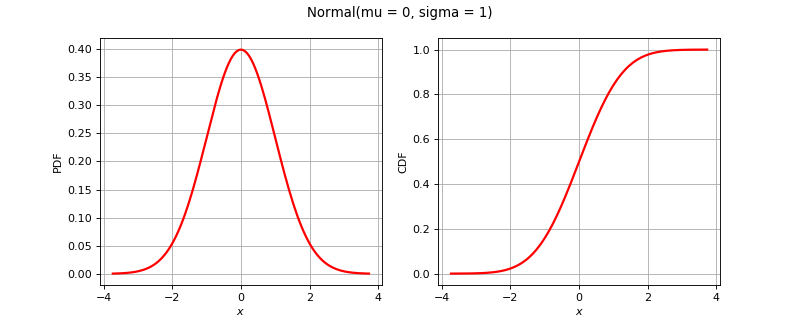

Write the Python code that produced this figure.
import openturns as ot
from matplotlib import pyplot as plt
from openturns.viewer import View
if ot.Normal().__class__.__name__ == 'ComposedDistribution':
    correlation = ot.CorrelationMatrix(2)
    correlation[1, 0] = 0.25
    aCopula = ot.NormalCopula(correlation)
    marginals = [ot.Normal(1.0, 2.0), ot.Normal(2.0, 3.0)]
    distribution = ot.ComposedDistribution(marginals, aCopula)
elif ot.Normal().__class__.__name__ == 'CumulativeDistributionNetwork':
    distribution = ot.CumulativeDistributionNetwork([ot.Normal(2),ot.Dirichlet([0.5, 1.0, 1.5])], ot.BipartiteGraph([[0,1], [0,1]]))
elif ot.Normal().__class__.__name__ == 'Histogram':
    distribution = ot.Histogram([-1.0, 0.5, 1.0, 2.0], [0.45, 0.4, 0.15])
else:
    distribution = ot.Normal()
dimension = distribution.getDimension()
if dimension == 1:
    distribution.setDescription(['$x$'])
    pdf_graph = distribution.drawPDF()
    cdf_graph = distribution.drawCDF()
    fig = plt.figure(figsize=(10, 4))
    plt.suptitle(str(distribution))
    pdf_axis = fig.add_subplot(121)
    cdf_axis = fig.add_subplot(122)
    View(pdf_graph, figure=fig, axes=[pdf_axis], add_legend=False)
    View(cdf_graph, figure=fig, axes=[cdf_axis], add_legend=False)
elif dimension == 2:
    distribution.setDescription(['$x_1$', '$x_2$'])
    pdf_graph = distribution.drawPDF()
    fig = plt.figure(figsize=(10, 5))
    plt.suptitle(str(distribution))
    pdf_axis = fig.add_subplot(111)
    View(pdf_graph, figure=fig, axes=[pdf_axis], add_legend=False)
